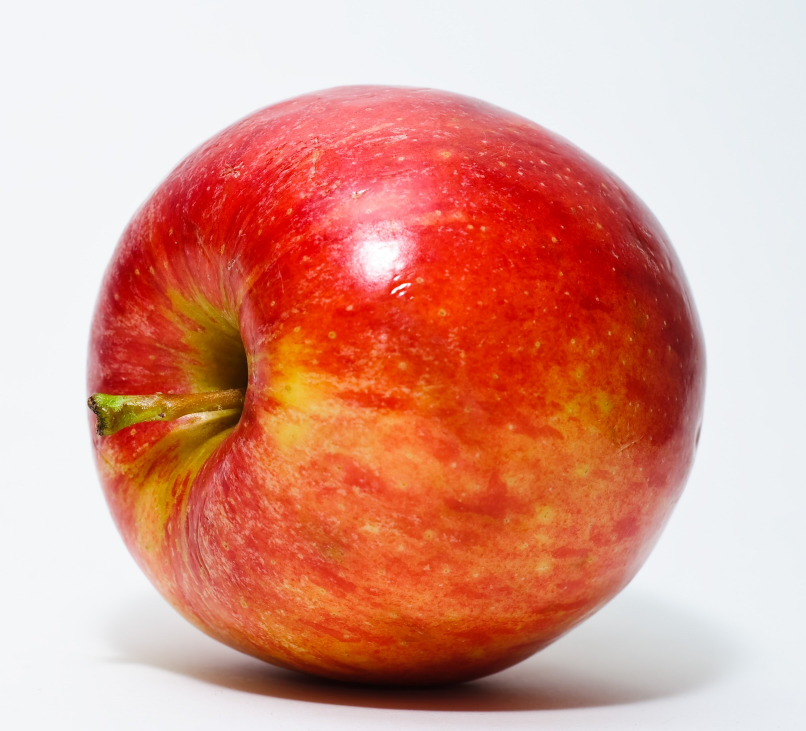
#> input picture input-media/apple.jpg, 2418 x 2192 px (shown at 1/3 size); its folder holds only this picture in this run
$ python image-enhancement.py ../input-media/apple.jpg
#> lines starting #> are read from the running program, lines starting #| are printed output that depends on the picture
### src/utils.py
import os
from typing import Sequence

import cv2 as cv
import sys

in_dir = os.path.join(os.getcwd(), "..", "input-media")
out_dir = os.path.join(os.getcwd(), "..", "output-media")


def get_image(filename, flags: int):
#> called with filename = '../input-media/apple.jpg', flags = 0
    path = os.path.join(in_dir, filename)
    img = cv.imread(path, flags)
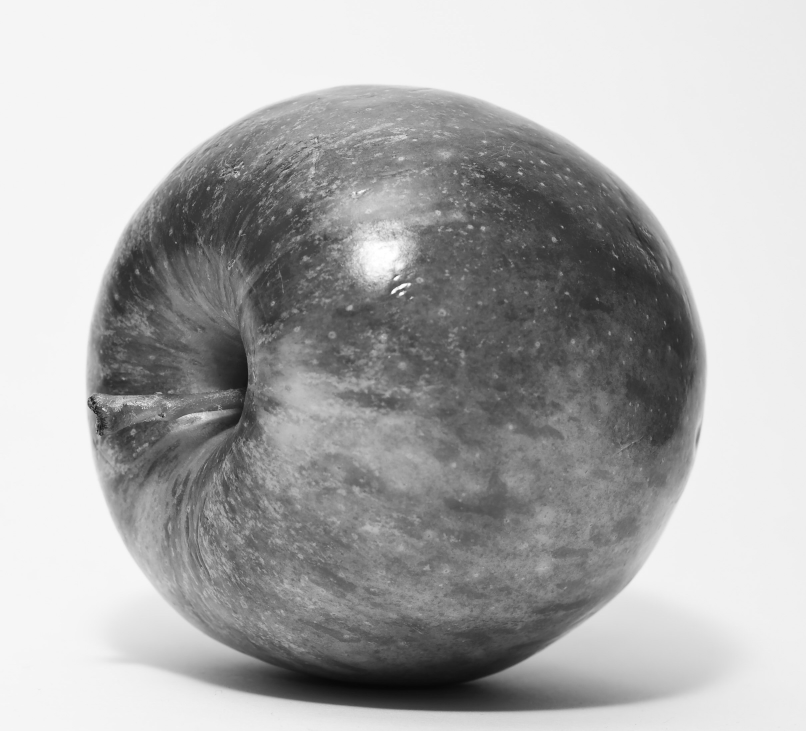
#> img: shape (2192, 2418) (shown at 1/3 size); min 6, max 255, mean 173.1

    if img is None:
        sys.exit("Could not read the image")

    return img


def write_image(filename, img):
    print("Writing image to output-media")
    cv.imwrite(os.path.join(out_dir, filename), img)


# [48 lines left out: functions show_image, get_image_histogram, get_normalized_histogram, running_sum, histogram_equalize, not called in this run]

### src/image-enhancement.py
# Image Enhancement with Sobel, LoG, Laplacian filters
# Taken from https://docs.opencv.org/4.x/d5/d0f/tutorial_py_gradients.html
import sys
import cv2 as cv
from cv2.typing import MatLike
from matplotlib import pyplot as plt
from src.utils import get_image
import numpy as np


def main():
    if len(sys.argv) < 2:
        sys.exit("Usage: show_image.py <filename>")

    img_path = sys.argv[1]
    img = get_image(img_path, cv.IMREAD_GRAYSCALE)
    assert img is not None, "file could not be read, check with os.path.exists()"

    sobel_log_laplacian_enhancement_example(img)
    laplacian_of_gaussian_example(img)
    cv_16s_edge_detection_example(img)


def sobel_log_laplacian_enhancement_example(img: MatLike):
    laplacian = cv.Laplacian(img, cv.CV_64F)
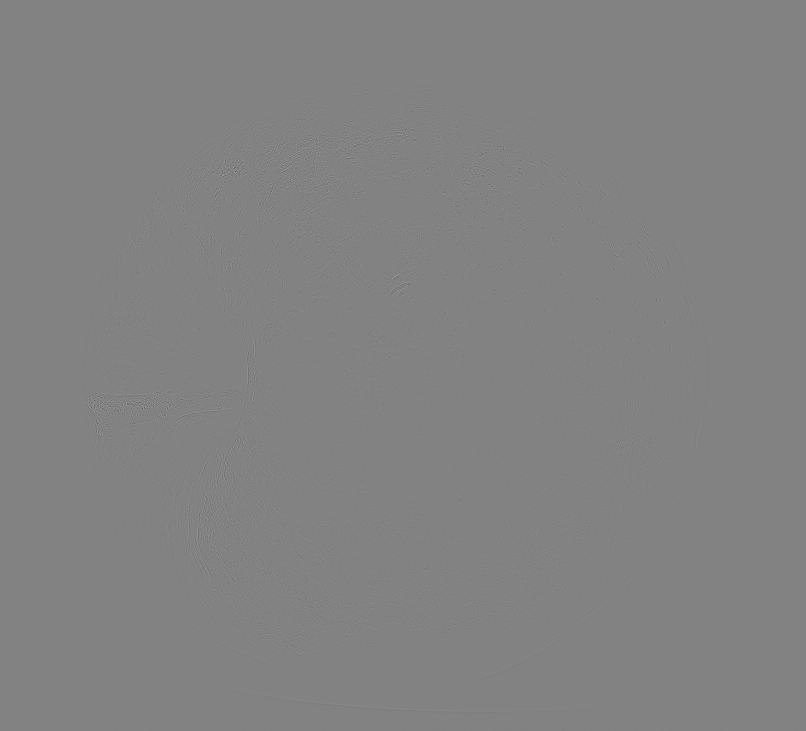
#> laplacian: shape (2192, 2418) float64 (shown at 1/3 size); min -209, max 200, mean 0; drawn with min black and max white
    sobelx = cv.Sobel(img, cv.CV_64F, 1, 0, ksize=5)
    sobely = cv.Sobel(img, cv.CV_64F, 0, 1, ksize=5)

    plt.subplot(2, 2, 1), plt.imshow(img, cmap='gray')
    plt.title('Original'), plt.xticks([]), plt.yticks([])

    plt.subplot(2, 2, 2), plt.imshow(laplacian, cmap='gray')
    plt.title('Laplacian'), plt.xticks([]), plt.yticks([])

    plt.subplot(2, 2, 3), plt.imshow(sobelx, cmap='gray')
    plt.title('Sobel X'), plt.xticks([]), plt.yticks([])

    plt.subplot(2, 2, 4), plt.imshow(sobely, cmap='gray')
    plt.title('Sobel Y'), plt.xticks([]), plt.yticks([])

    plt.show()
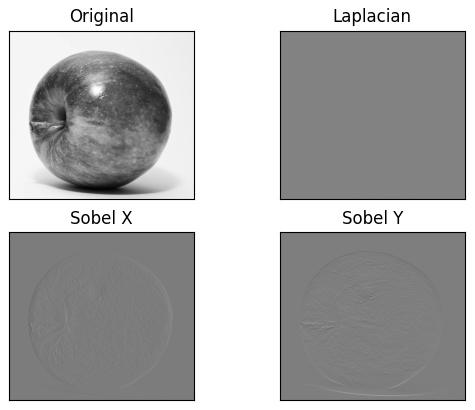
#> figure drawn by matplotlib, 4 panels


def laplacian_of_gaussian_example(img: MatLike):
    # Apply Gaussian Blur
    sigma = 1.0
    blurred_image = cv.GaussianBlur(img, (5, 5), sigma)

    # Apply Laplacian
    laplacian_img = cv.Laplacian(blurred_image, cv.CV_64F)
    laplacian_img = cv.convertScaleAbs(laplacian_img)
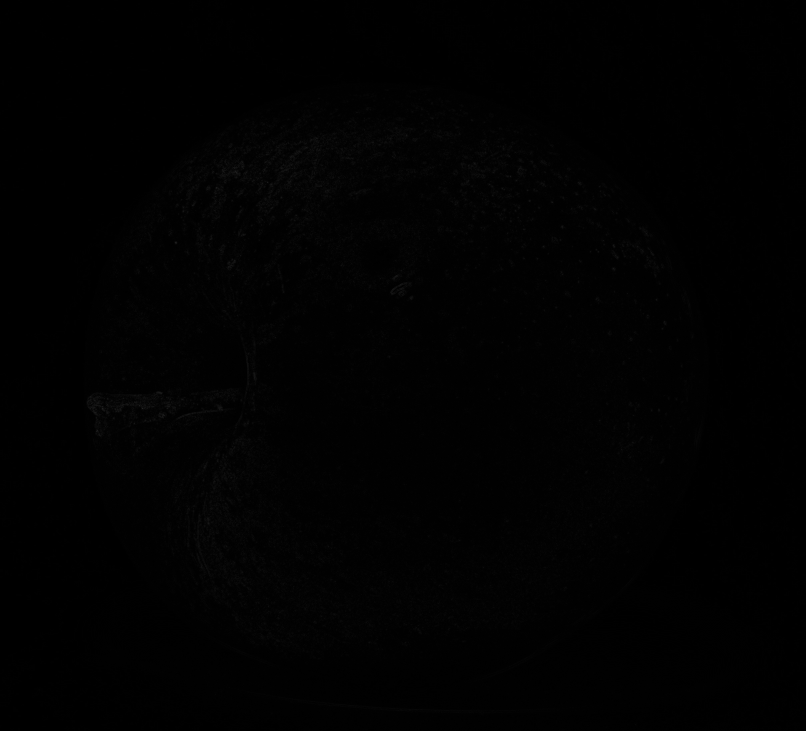
#> laplacian_img: shape (2192, 2418) (shown at 1/3 size); min 0, max 57, mean 1.2

    plt.subplot(1, 2, 1)
    plt.imshow(img, cmap='gray')
    plt.title('Original Image')
    plt.subplot(1, 2, 2)
    plt.imshow(laplacian_img, cmap='gray')
    plt.title('Laplacian of Gaussian (LoG)')
    plt.show()


def cv_16s_edge_detection_example(img):
    # Output dtype = cv.CV_8U
    sobelx8u = cv.Sobel(img, cv.CV_8U, 1, 0, ksize=5)
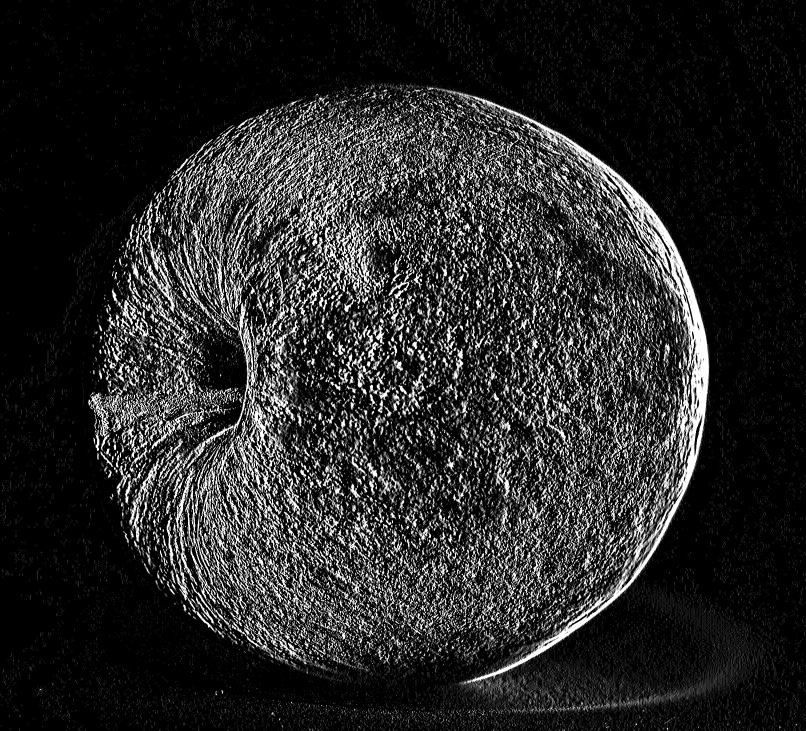
#> sobelx8u: shape (2192, 2418) (shown at 1/3 size); min 0, max 255, mean 40.4

    # Output dtype = cv.CV_64F. Then take its absolute and convert to cv.CV_8U
    sobelx64f = cv.Sobel(img, cv.CV_64F, 1, 0, ksize=5)
    abs_sobel64f = np.absolute(sobelx64f)
    sobel_8u = np.uint8(abs_sobel64f)
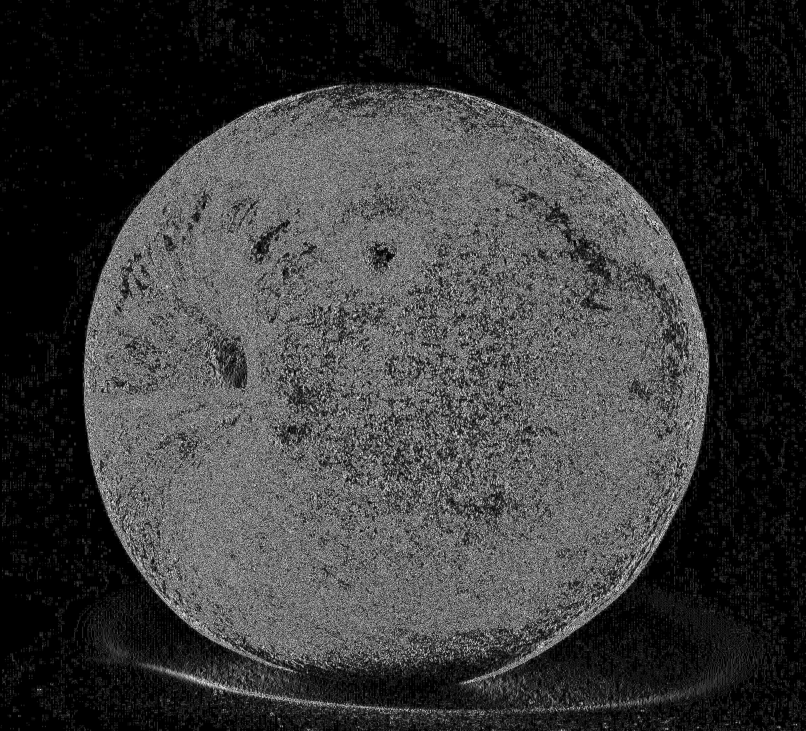
#> sobel_8u: shape (2192, 2418) (shown at 1/3 size); min 0, max 255, mean 57.2

    plt.subplot(1, 3, 1), plt.imshow(img, cmap='gray')
    plt.title('Original'), plt.xticks([]), plt.yticks([])
    plt.subplot(1, 3, 2), plt.imshow(sobelx8u, cmap='gray')
    plt.title('Sobel CV_8U'), plt.xticks([]), plt.yticks([])
    plt.subplot(1, 3, 3), plt.imshow(sobel_8u, cmap='gray')
    plt.title('Sobel abs(CV_64F)'), plt.xticks([]), plt.yticks([])

    plt.show()

if __name__ == '__main__':
    main()

$ run again, on input-media/flowers.jpg
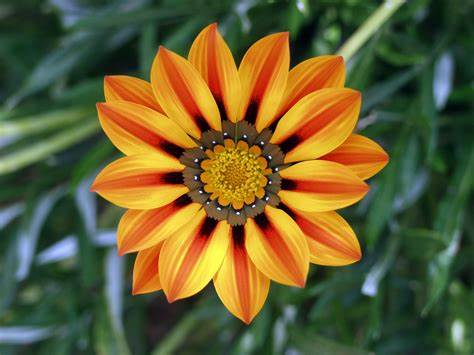
#> input picture input-media/flowers.jpg, 474 x 355 px
#> in cv_16s_edge_detection_example, `abs_sobel64f = np.absolute(sobelx64f)`:
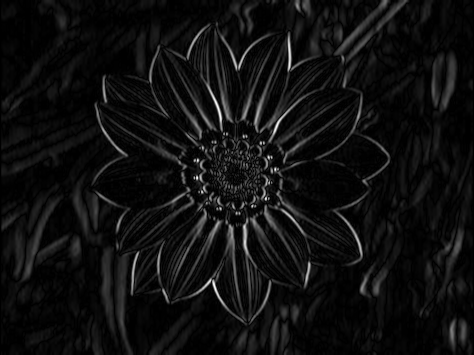
#> abs_sobel64f: shape (355, 474) float64; min 0, max 7928, mean 498.2; drawn with min black and max white
#> in cv_16s_edge_detection_example, `sobel_8u = np.uint8(abs_sobel64f)`:
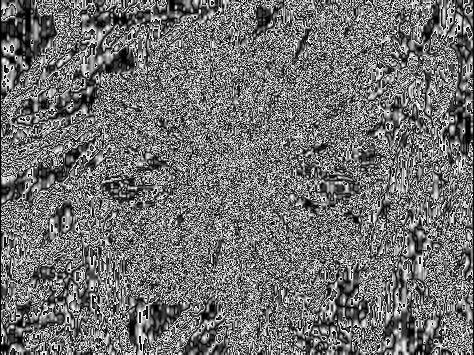
#> sobel_8u: shape (355, 474); min 0, max 255, mean 112.6

$ run again, on input-media/img.png
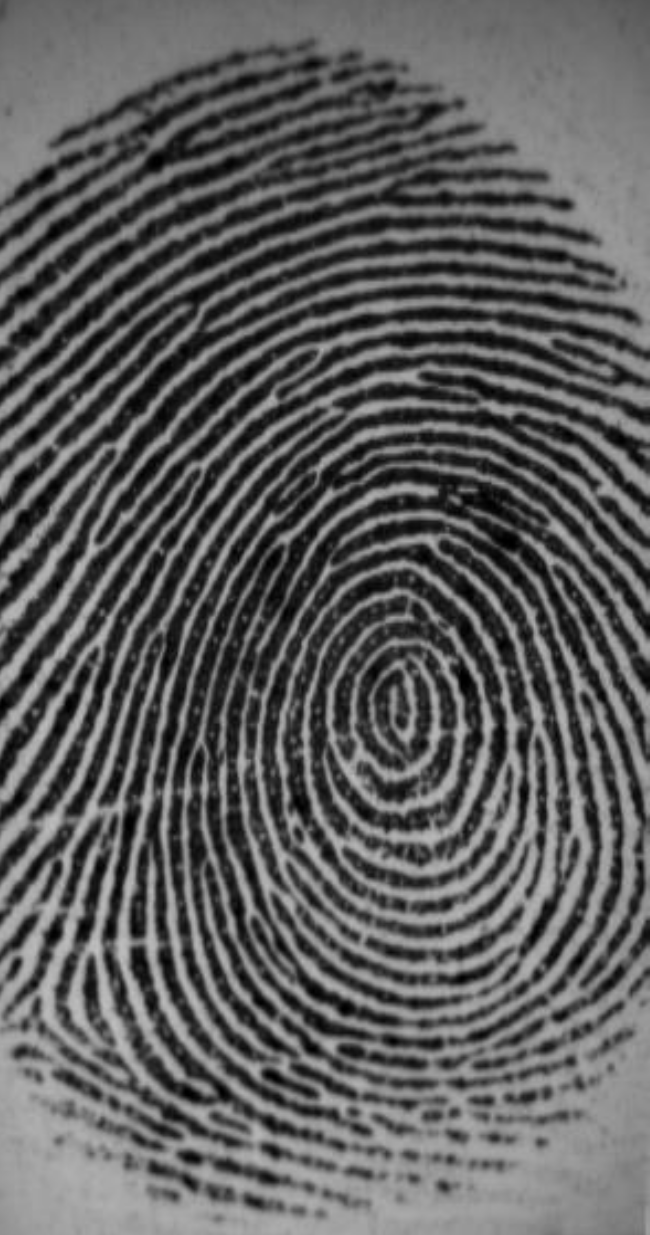
#> input picture input-media/img.png, 650 x 1235 px
#> in get_image, img is the input picture: shape (1235, 650); min 0, max 192, mean 93.2
#> in cv_16s_edge_detection_example, `abs_sobel64f = np.absolute(sobelx64f)`:
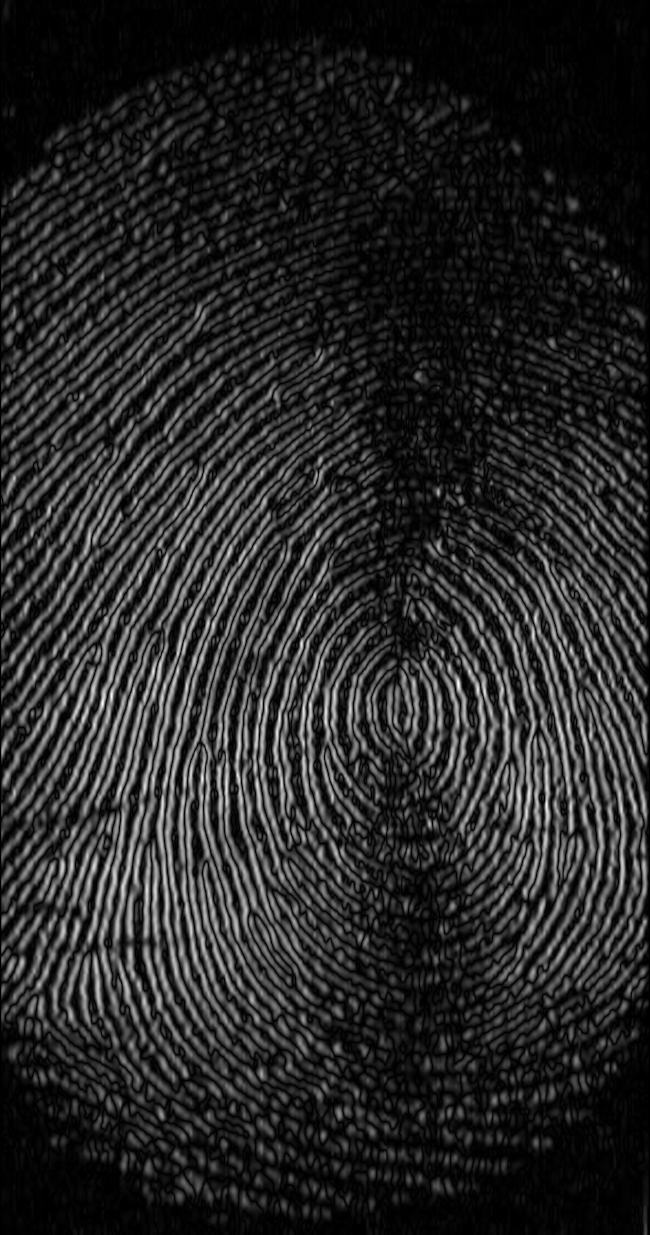
#> abs_sobel64f: shape (1235, 650) float64; min 0, max 4828, mean 749.3; drawn with min black and max white
#> in cv_16s_edge_detection_example, `sobel_8u = np.uint8(abs_sobel64f)`:
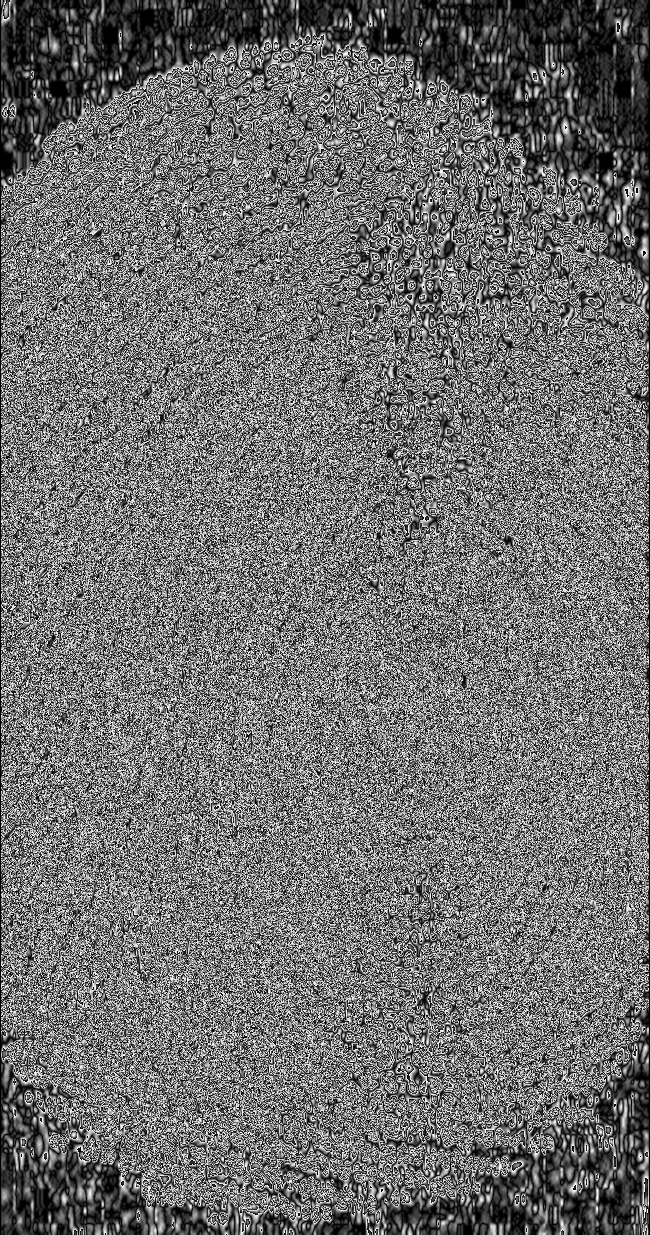
#> sobel_8u: shape (1235, 650); min 0, max 255, mean 111.6
